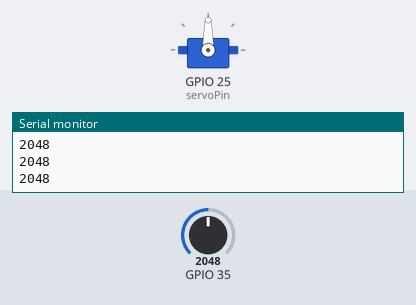
A sketch run on a simulated ESP32. On the bench: servo, the last lines printed to the serial monitor. The test bench sets the inputs (shaded band); at power-on: GPIO 35 = 2048.

Above: at 1.2 s.
1.3 s: GPIO 35 set to 2540
At 2.5 s:
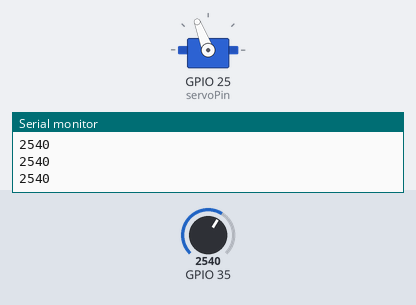
2.8 s: GPIO 35 set to 2866
At 3.7 s:
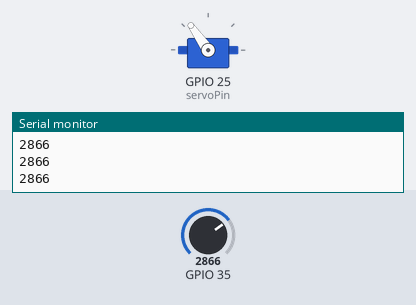
4.3 s: GPIO 35 set to 3603
At 4.9 s:
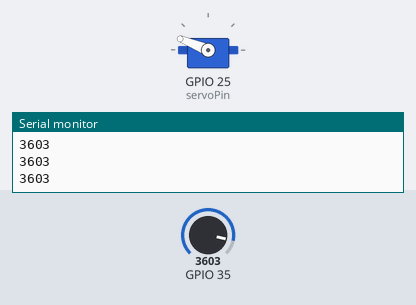
5.8 s: GPIO 35 set to 4095
At 6.1 s:
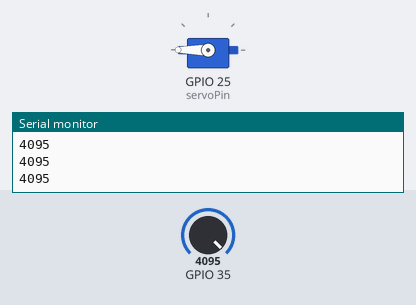
7.3 s: GPIO 35 set to 1228
At 8.5 s:
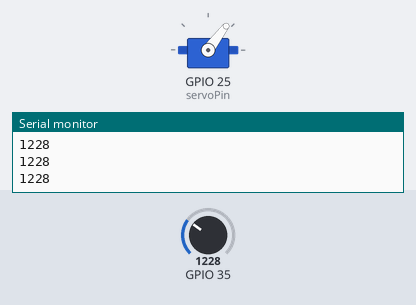
8.8 s: GPIO 35 set to 491
At 9.7 s:
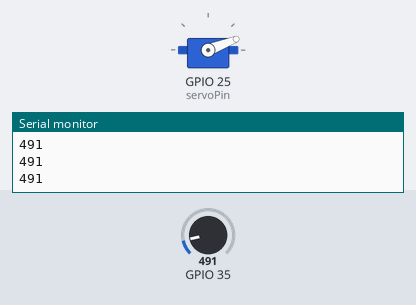
Timing chart, 0 to 11.3 s (numbered marks = the images above; inputs shaded):
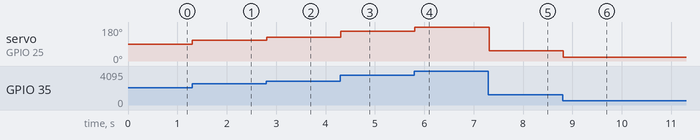

Measured:
- after the input at 1.3 s, servo on GPIO 25 (servoPin): 90° → 111° at once
- after the input at 2.8 s, servo on GPIO 25 (servoPin): 111° → 125° at once
- after the input at 4.3 s, servo on GPIO 25 (servoPin): 125° → 158° at once
- after the input at 5.8 s, servo on GPIO 25 (servoPin): 158° → 180° at once
- after the input at 7.3 s, servo on GPIO 25 (servoPin): 180° → 53° at once
- after the input at 8.8 s, servo on GPIO 25 (servoPin): 53° → 21° at once

The sketch:

sketch_Lab3Creative.ino
```cpp
#include <ESP32Servo.h>

// Define the servo and the pin it is connected to
Servo myServo;
const int servoPin = 25;

// Define the minimum and maximum pulse widths for the servo
const int minPulseWidth = 500; // 0.5 ms
const int maxPulseWidth = 2500; // 2.5 ms

void setup() {
  // Attach the servo to the specified pin and set its pulse width range
  myServo.attach(servoPin, minPulseWidth, maxPulseWidth);

  // Set the PWM frequency for the servo
  myServo.setPeriodHertz(50); // Standard 50Hz servo

  Serial.begin(115200);
}

void loop() {

  int analogValue = analogRead(35);
  Serial.println(analogValue);
  float angle = (analogValue/4095.0);
  int angi = angle * 180;
    int pulseWidth = map(angi, 0, 180, minPulseWidth, maxPulseWidth);
    myServo.writeMicroseconds(pulseWidth);
    delay(15);


}
```
